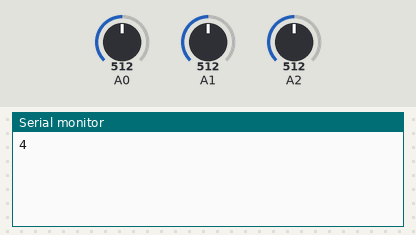
Bench run of a sketch on a simulated Arduino Uno, built with avr-gcc and run on an emulated ATmega328P. On the bench: the last lines printed to the serial monitor. Inputs (shaded band) come from the test bench; at power-on: A0 = 512, A1 = 512, A2 = 512. No radio packets arrive unless stated.

Above: at 1.2 s.
1.3 s: A0 set to 900
At 2.7 s:
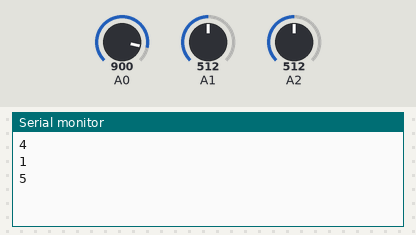
2.8 s: A1 set to 900
At 4.0 s:
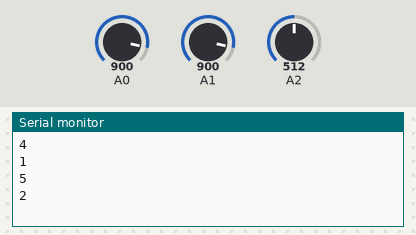
4.3 s: A2 set to 900
At 6.2 s:
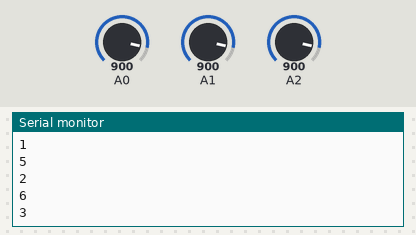
Timing chart, 0 to 7.7 s (numbered marks = the images above; inputs shaded):
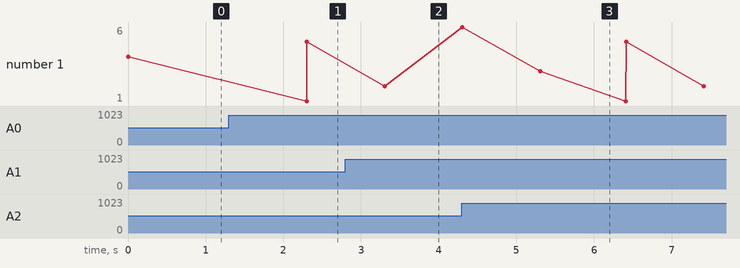

Measured:
- after the input at 1.3 s, the serial monitor: prints a new line after 1.0 s (image 1)
- after the input at 2.8 s, the serial monitor: prints a new line after 0.50 s (image 2)
- after the input at 4.3 s, the serial monitor: prints a new line after 1.0 s (image 3)
- plotted number 1: 4 → 5 after the input at 1.3 s, 5 → 2 after the input at 2.8 s

The sketch:

nrf_tran_force_3.ino
```cpp
// Load in the libraries
#include <nRF24L01.h>
#include <RF24.h>

// include the library code:
#include <LiquidCrystal.h>
int x=0;
// initialize the library by associating any needed LCD interface pin
// with the arduino pin number it is connected to
const int rs = 2, en = 3, d4 = 4, d5 = 5, d6 = 6, d7 = 7;
LiquidCrystal lcd(rs, en, d4, d5, d6, d7);

// Set the CE & CSN pins
#define CE_PIN   9
#define CSN_PIN 10
int bilgi[1];

// This is the address used to send/receive
const byte rxAddr[6] = "00002";

// Create a Radio
RF24 radio(CE_PIN, CSN_PIN);
int sem=0, sem1=0;
void setup(void) {

 pinMode(A0,INPUT);


  pinMode(A1,INPUT);


  pinMode(A2,INPUT);


  // Start up the Serial connection
  while (!Serial);
  Serial.begin(9600);

  // Start the Radio!
  radio.begin();

  // Power setting. Due to likelihood of close proximity of the devices, set as RF24_PA_MIN (RF24_PA_MAX is default)
  radio.setPALevel(RF24_PA_MIN); // RF24_PA_MIN, RF24_PA_LOW, RF24_PA_HIGH, RF24_PA_MAX

  // Slower data rate for better range
  radio.setDataRate( RF24_250KBPS ); // RF24_250KBPS, RF24_1MBPS, RF24_2MBPS

  // Number of retries and set tx/rx address
  radio.setRetries(15, 15);
  radio.openWritingPipe(rxAddr);

  // Stop listening, so we can send!
  radio.stopListening();
}

void loop() {
//1
//Serial.println(analogRead(A0));
 if (analogRead(A0) >= 900 && sem==0){
  sem=1;
   bilgi[0] = 1;
   radio.write(bilgi, 1);
   delay(1000);
   Serial.println("1");
 }
if (analogRead(A0) >= 900 && sem==1){
  sem=0;
  Serial.println("5");
    bilgi[0] = 5;
   radio.write(bilgi, 1);
   delay(1000);
}
//2
if (analogRead(A1) >= 900 && sem1==0){
  sem1=1;
  Serial.println("2");
   bilgi[0] = 2;
   radio.write(bilgi, 1);
   delay(1000);


 }
 if (analogRead(A1) >= 900 && sem1==1){
  sem1=0;
   bilgi[0] = 6;
   Serial.println("6");
   radio.write(bilgi, 1);
   delay(1000);
 }

if (analogRead(A2) >= 900){
  x=0;
    Serial.println("3");
   bilgi[0] = 3;
   radio.write(bilgi, 1);
   delay(100);
    bilgi[0] = 3;
   radio.write(bilgi, 1);

 }
 if (analogRead(A2) <900 && x==0){
  x=1;
  Serial.println("4");
 bilgi[0] = 4;
   radio.write(bilgi, 1);
   delay(200);
   bilgi[0] = 4;
   radio.write(bilgi, 1);
   delay(200);
   bilgi[0] = 4;
   radio.write(bilgi, 1);
   delay(200);

 }


}
```
